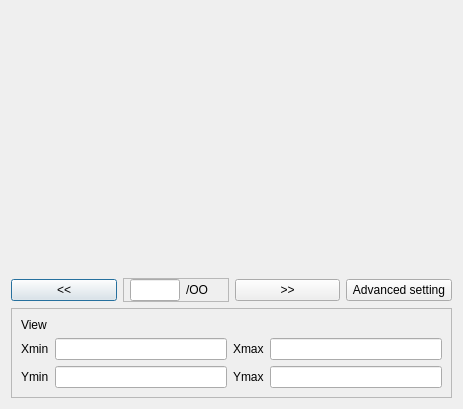
<?xml version="1.0" encoding="UTF-8"?>
<ui version="4.0">
 <class>MplHistogramDlg</class>
 <widget class="QDialog" name="MplHistogramDlg">
  <property name="geometry">
   <rect>
    <x>0</x>
    <y>0</y>
    <width>463</width>
    <height>409</height>
   </rect>
  </property>
  <property name="sizePolicy">
   <sizepolicy hsizetype="Preferred" vsizetype="Preferred">
    <horstretch>0</horstretch>
    <verstretch>0</verstretch>
   </sizepolicy>
  </property>
  <property name="windowTitle">
   <string>Dialog</string>
  </property>
  <layout class="QVBoxLayout" name="verticalLayout_2">
   <property name="spacing">
    <number>6</number>
   </property>
   <property name="sizeConstraint">
    <enum>QLayout::SetDefaultConstraint</enum>
   </property>
   <item>
    <widget class="MplWidget" name="mplwidget" native="true">
     <property name="sizePolicy">
      <sizepolicy hsizetype="Expanding" vsizetype="Expanding">
       <horstretch>0</horstretch>
       <verstretch>0</verstretch>
      </sizepolicy>
     </property>
     <property name="focusPolicy">
      <enum>Qt::ClickFocus</enum>
     </property>
    </widget>
   </item>
   <item>
    <layout class="QHBoxLayout" name="horizontalLayout">
     <item>
      <widget class="QPushButton" name="pushButton_left">
       <property name="text">
        <string>&lt;&lt;</string>
       </property>
      </widget>
     </item>
     <item>
      <widget class="QFrame" name="frame">
       <property name="sizePolicy">
        <sizepolicy hsizetype="Minimum" vsizetype="Preferred">
         <horstretch>0</horstretch>
         <verstretch>0</verstretch>
        </sizepolicy>
       </property>
       <property name="frameShape">
        <enum>QFrame::StyledPanel</enum>
       </property>
       <property name="frameShadow">
        <enum>QFrame::Sunken</enum>
       </property>
       <layout class="QHBoxLayout" name="horizontalLayout_4">
        <property name="leftMargin">
         <number>6</number>
        </property>
        <property name="topMargin">
         <number>0</number>
        </property>
        <property name="rightMargin">
         <number>6</number>
        </property>
        <property name="bottomMargin">
         <number>0</number>
        </property>
        <item>
         <widget class="QLineEdit" name="lineEdit_tindex">
          <property name="sizePolicy">
           <sizepolicy hsizetype="Fixed" vsizetype="Fixed">
            <horstretch>0</horstretch>
            <verstretch>0</verstretch>
           </sizepolicy>
          </property>
          <property name="minimumSize">
           <size>
            <width>50</width>
            <height>0</height>
           </size>
          </property>
          <property name="maximumSize">
           <size>
            <width>50</width>
            <height>16777215</height>
           </size>
          </property>
          <property name="focusPolicy">
           <enum>Qt::StrongFocus</enum>
          </property>
          <property name="inputMask">
           <string/>
          </property>
          <property name="alignment">
           <set>Qt::AlignCenter</set>
          </property>
         </widget>
        </item>
        <item>
         <widget class="QLabel" name="label">
          <property name="sizePolicy">
           <sizepolicy hsizetype="Preferred" vsizetype="Preferred">
            <horstretch>0</horstretch>
            <verstretch>0</verstretch>
           </sizepolicy>
          </property>
          <property name="text">
           <string>/OO</string>
          </property>
          <property name="alignment">
           <set>Qt::AlignLeading|Qt::AlignLeft|Qt::AlignVCenter</set>
          </property>
         </widget>
        </item>
       </layout>
      </widget>
     </item>
     <item>
      <widget class="QPushButton" name="pushButton_right">
       <property name="text">
        <string>&gt;&gt;</string>
       </property>
      </widget>
     </item>
     <item>
      <widget class="QPushButton" name="pushButton_advancedsetting">
       <property name="text">
        <string>Advanced setting</string>
       </property>
       <property name="checkable">
        <bool>true</bool>
       </property>
      </widget>
     </item>
    </layout>
   </item>
   <item>
    <widget class="QFrame" name="frame_advancedsetting">
     <property name="enabled">
      <bool>true</bool>
     </property>
     <property name="frameShape">
      <enum>QFrame::StyledPanel</enum>
     </property>
     <property name="frameShadow">
      <enum>QFrame::Raised</enum>
     </property>
     <layout class="QVBoxLayout" name="verticalLayout">
      <item>
       <widget class="QLabel" name="label_2">
        <property name="text">
         <string>View</string>
        </property>
       </widget>
      </item>
      <item>
       <layout class="QHBoxLayout" name="horizontalLayout_2">
        <item>
         <widget class="QLabel" name="label_3">
          <property name="text">
           <string>Xmin</string>
          </property>
         </widget>
        </item>
        <item>
         <widget class="QLineEdit" name="lineEdit_xmin"/>
        </item>
        <item>
         <widget class="QLabel" name="label_4">
          <property name="text">
           <string>Xmax</string>
          </property>
         </widget>
        </item>
        <item>
         <widget class="QLineEdit" name="lineEdit_xmax"/>
        </item>
       </layout>
      </item>
      <item>
       <layout class="QHBoxLayout" name="horizontalLayout_3">
        <item>
         <widget class="QLabel" name="label_5">
          <property name="text">
           <string>Ymin</string>
          </property>
         </widget>
        </item>
        <item>
         <widget class="QLineEdit" name="lineEdit_ymin"/>
        </item>
        <item>
         <widget class="QLabel" name="label_6">
          <property name="text">
           <string>Ymax</string>
          </property>
         </widget>
        </item>
        <item>
         <widget class="QLineEdit" name="lineEdit_ymax"/>
        </item>
       </layout>
      </item>
     </layout>
    </widget>
   </item>
  </layout>
 </widget>
 <customwidgets>
  <customwidget>
   <class>MplWidget</class>
   <extends>QWidget</extends>
   <header>mplwidget</header>
   <container>1</container>
  </customwidget>
 </customwidgets>
 <tabstops>
  <tabstop>pushButton_left</tabstop>
  <tabstop>pushButton_right</tabstop>
  <tabstop>lineEdit_xmin</tabstop>
  <tabstop>lineEdit_xmax</tabstop>
  <tabstop>lineEdit_ymin</tabstop>
  <tabstop>lineEdit_ymax</tabstop>
  <tabstop>pushButton_advancedsetting</tabstop>
  <tabstop>mplwidget</tabstop>
 </tabstops>
 <resources/>
 <connections/>
</ui>
